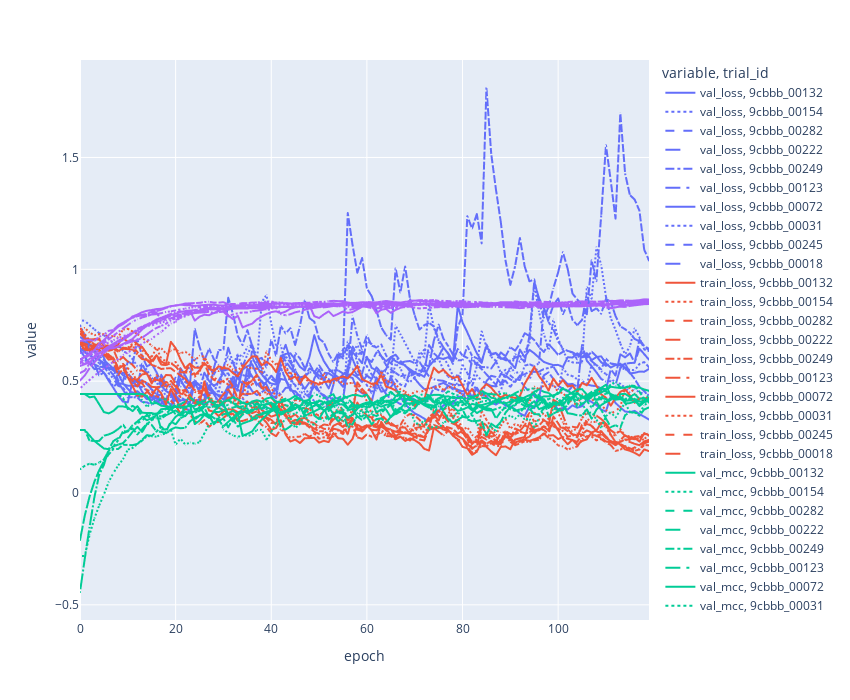

The notebook cell this image was saved under:
### Code cell
# Aca me quedo con los 5 mejores trials en base al auroc de validacion
best_5_id_mcc = result_df.sort_values("val_auroc",ascending=False).head(10).index
top_5_results = training_data_experiment(experiment_path,best_5_id_mcc,["val_loss","train_loss","val_mcc","val_auroc"],windows_size=8)
fig = plot_training_curve_single_model(top_5_results,height=700)
fig
